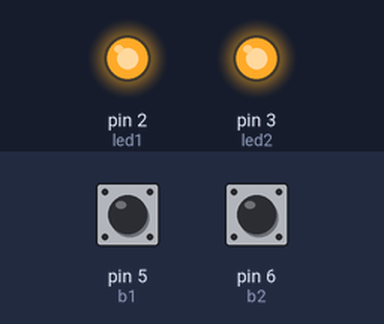
Recording of a sketch running on a simulated Arduino Uno, built with avr-gcc and run on an emulated ATmega328P. Parts: output pins drawn as LEDs (lit = HIGH). Dashed ring = blinking. The inputs (shaded band) are chosen by the test bench; at power-on: pin 5 (b1) HIGH, pin 6 (b2) HIGH.

Above: at 1.2 s.
1.3 s: pin 5 (b1) pulled LOW for 0.15 s
At 2.8 s:
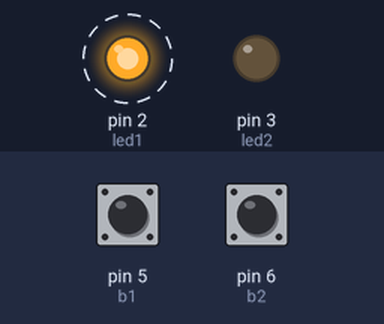
4.4 s: pin 6 (b2) pulled LOW for 1 s
At 4.7 s:
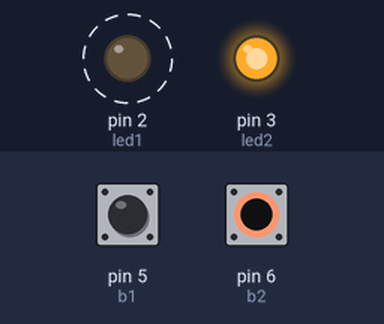
7.4 s: pin 5 (b1) pulled LOW for 1 s
At 8.4 s:
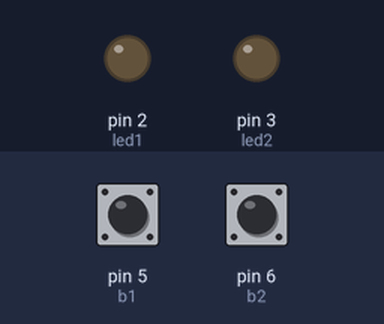
Timing chart, 0 to 10.4 s (numbered marks = the images above; inputs shaded):
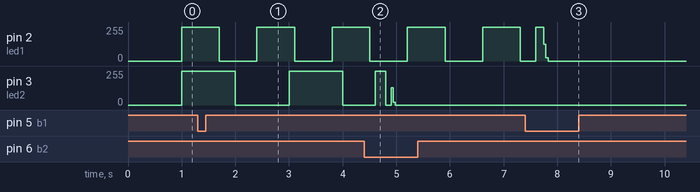

The sketch:

led_multitasking.ino
```cpp
int b1=5;
int b2=6;
int led1=2;
int led2=3;
unsigned long delay1=1000;
unsigned long delay2=1000;
unsigned long buttonDebounce=50;
unsigned long T1=0;
unsigned long T2=0;
unsigned long Tb1=0;
unsigned long Tb2=0;
void setup() {
  pinMode(b1, INPUT_PULLUP);
  pinMode(b2, INPUT_PULLUP);
  pinMode(led1, OUTPUT);
  pinMode(led2, OUTPUT);
}

void loop() {
  if(digitalRead(b1)==LOW&&millis()-Tb1>buttonDebounce){
    Tb1=millis();
    delay1-=100;;
  }
  if(digitalRead(b2)==LOW&&millis()-Tb2>buttonDebounce){
    Tb2=millis();
    delay2-=100;
  }
  if(millis()-T1>delay1){
    T1=millis();
    digitalWrite (led1, !digitalRead (led1));
  }
  if(millis()-T2>delay2){
    T2=millis();
    digitalWrite (led2, !digitalRead (led2));
  }

}
```
